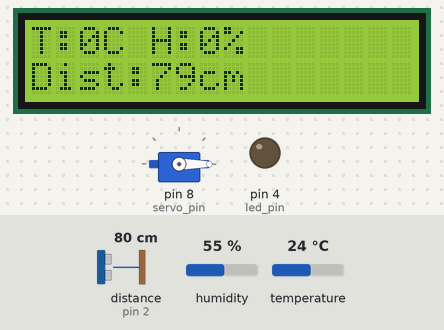
This sketch was run on a simulated Arduino Uno, built with avr-gcc and run on an emulated ATmega328P. Parts: servo, 16×2 character LCD, output pins drawn as LEDs (lit = HIGH). Wiring (inferred from the names in the program): ultrasonic range finder: trigger pin 12; echo pin 2. Inputs (shaded band) come from the test bench; at power-on: distance to the obstacle (sensor on pin 2) 80 cm, humidity 55 %, temperature 24 °C. The echo pulse lasts 58.3 µs per cm; pins used as bus, display or sensor lines are not drawn; what the sketch prints to the serial monitor is not drawn.

Above: at 1.2 s.
1.3 s: distance to the obstacle (sensor on pin 2) set to 46 cm
At 2.0 s:
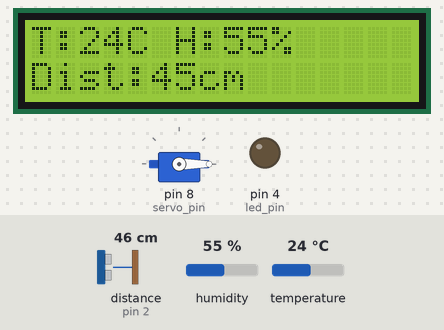
3.0 s: distance to the obstacle (sensor on pin 2) set to 38 cm
At 4.7 s:
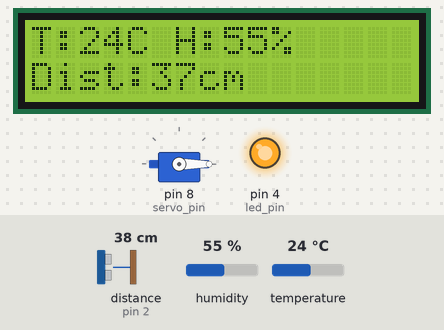
5.0 s: humidity set to 40 %
At 6.5 s:
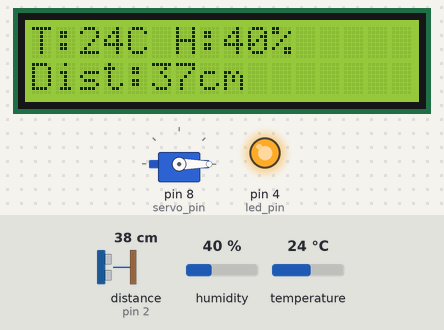
7.0 s: temperature set to 12 °C
At 8.2 s:
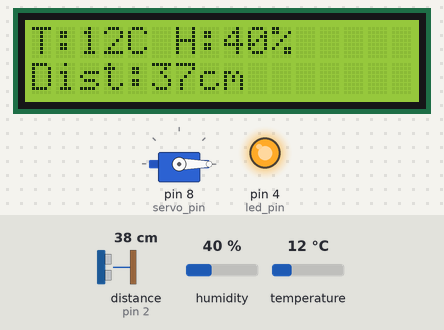
9.0 s: distance to the obstacle (sensor on pin 2) set to 2 cm
At 10.5 s:
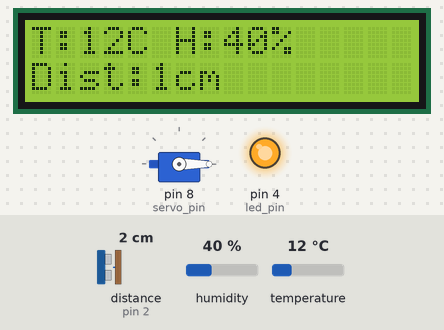
11.0 s: temperature set to 33 °C
At 12.7 s:
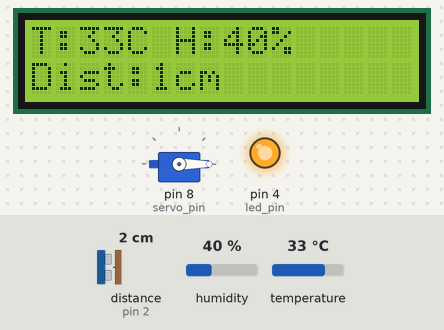
Timing chart, 0 to 14.0 s (numbered marks = the images above; inputs shaded):
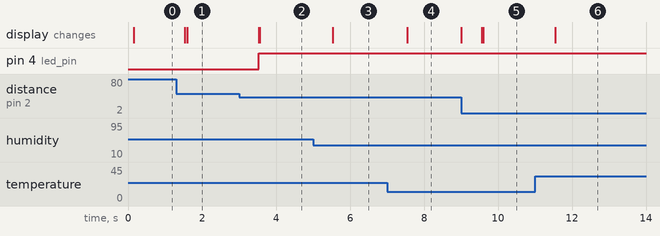

The sketch:

modtest1__1_.ino
```cpp
// (licence header left out)
#include <Servo.h>
#include <DHT11.h>
#include <LiquidCrystal.h>

// pins

int triger_pin = 12;
int echo_pin = 2;
int servo_pin = 8;
int led_pin  = 4;
int dht_pin = 7;

LiquidCrystal lcd(3, 6, A0, A1, A2, A3); // LCD 1602 Display

Servo door;

DHT11 dht(dht_pin); // Temp and Hum. sensor


// ultrasonic data constants
const unsigned long interval   = 20;   // T  = 0.020 s
const double        t         = 0.10; // t = 0.1 s
const double        omega       = 6.2;
// gesture capture constants
const unsigned long gesture_time    = 5000;// Time to accept wave
const int           min_dist       = 20;   // Min. wave dist
const int           max_dist        = 35;   // Distance Limit for counter
const int           toggles_req       = 4;    // Number of waves required to open
// other constants
const unsigned long auto_close = 5000; // door close after 5 sec
const int           light_dist      = 40;   // light on <40cm
const unsigned long light_time = 3000; // On for 3 sec after >40cm
const unsigned long dht_refresh    = 1000; // DHT11 Refresh rate

// Varaiables
double distFilt = 0.0;           // filtered cm
int    dist_cm  = 0;             // last raw cm
int    toggles=0;                // Wave counter
int    temp=0;                   // temperature (celcius)
int    hum=0;                    // Humidity (in %)

// timers
unsigned long tPing=0;
unsigned long tGesture=0;
unsigned long tDoorOpen=0;
unsigned long tLight=0;
unsigned long tDht=0;

// gesture track conditionals
bool tracking=false;
bool inZone=false;
// conditionals for door and light
bool doorOpen=false;
bool lightOn=false;

// functions
void updateDistance();
void detectGesture();
void controlDoor();
void LEDcontrol();
void readDHT();
void printLCD();


void setup()
{
  pinMode(triger_pin, OUTPUT);
  pinMode(echo_pin, INPUT);
  pinMode(led_pin,  OUTPUT);

  door.attach(servo_pin, 500, 2500);  // sevo initialise,  min and max pulse widths for 0 degree and 180 degree
  door.write(0);                      // Servo home position 0 degrees

  lcd.begin(16,2);                    // 16 columns and 2 rows
  lcd.print("Starting");
  Serial.begin(115200);
}


void loop()
{
 // function calling in main loop

  updateDistance();
  detectGesture();
  controlDoor();
  LEDcontrol();
  readDHT();
  printLCD();

  Serial.print(distFilt);
  Serial.print(", ");
  Serial.print(tGesture);
  Serial.print(", ");
  Serial.print(tracking);
  Serial.print(", ");
  Serial.println(toggles);
}


// 1) Ultrasonic distance + low-pass filter

void updateDistance()
{
  unsigned long now = millis();
  if (now - tPing < interval) return;
  tPing = now;

  digitalWrite(triger_pin, LOW);
  delayMicroseconds(2);
  digitalWrite(triger_pin, HIGH);
  delayMicroseconds(10);
  digitalWrite(triger_pin, LOW);

  long raw_dist = pulseIn(echo_pin, HIGH, 11500);

  if (raw_dist == 0)
    return;                         // ignore 0 sample
  else
    dist_cm = (int)(raw_dist / 58);       // convert to centimeter

  distFilt = (1.0 - omega * t) * distFilt + (omega * t) * (double)dist_cm; // low pass filter


}


// 2) Gesture track

void detectGesture()
{
  if (!tracking && distFilt < min_dist) {
    tracking = true;
    inZone=true;
    toggles=0;
    tGesture=millis();
  }
  if (!tracking)
    return;

  if (inZone && distFilt > max_dist) {
    toggles++;
    inZone=false;
    }
  if (!inZone && distFilt < min_dist) {
    toggles++;
    inZone=true;
    }

  if (toggles >= toggles_req) {
    door.write(90);
    doorOpen=true;
    tDoorOpen=millis();
    tracking=false;
  }
  if (millis() - tGesture > gesture_time)
    tracking=false;

}


// 3) Auto closing door

void controlDoor()
{
  if (doorOpen && millis()-tDoorOpen >= auto_close) {
    door.write(0);
    doorOpen=false;
  }
}


// 4) LED control

void LEDcontrol()
{
  if (distFilt <= light_dist) {
    digitalWrite(led_pin, HIGH);
    lightOn=true;
    tLight=millis();
  }
   else if (lightOn && millis()-tLight >= light_time) {
    digitalWrite(led_pin, LOW);
    lightOn=false;
  }
}


// 5) Reading temp sensor

void readDHT()
{
  if (millis() - tDht < dht_refresh)
    return;

  tDht = millis();
  dht.readTemperatureHumidity(temp, hum);
}


// 6) Printing LCD

void printLCD()
{
  lcd.setCursor(0,0);            // column 0, line 0
  lcd.print("T:");
  lcd.print(temp);
  lcd.print("C ");
  lcd.print("H:");
  lcd.print(hum);
  lcd.print("% ");
  lcd.setCursor(0,1);            // column 0, line 1
  lcd.print("Dist:");
  lcd.print((int)distFilt);
  lcd.print("cm  ");
}
```

Measured:
- the behaviour switches between 42 and 41 cm on distance to the obstacle (sensor on pin 2) (found by bisection; images 1 and 2)
- after the input at 1.3 s, the display: first differs from a run without the input after 0.30 s (image 1)
- after the input at 3.0 s, pin 4 (led_pin): LOW → HIGH after 0.54 s; the display: first changes after 0.54 s (image 2 shows a later state)
- after the input at 5.0 s, the display: changes after 0.54 s (image 3)
- after the input at 7.0 s, the display: changes after 0.54 s (image 4)
- after the input at 9.0 s, the display: first changes at once (image 5 shows a later state)
- after the input at 11.0 s, the display: changes after 0.55 s (image 6)
